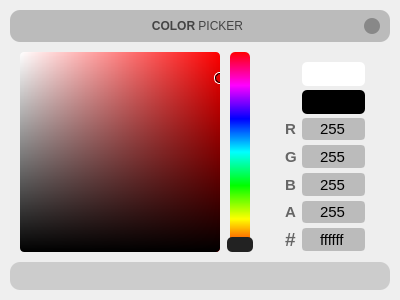
<?xml version="1.0" encoding="UTF-8"?>
<ui version="4.0">
 <class>ColorPicker</class>
 <widget class="QDialog" name="ColorPicker">
  <property name="geometry">
   <rect>
    <x>0</x>
    <y>0</y>
    <width>400</width>
    <height>300</height>
   </rect>
  </property>
  <property name="sizePolicy">
   <sizepolicy hsizetype="Preferred" vsizetype="Preferred">
    <horstretch>0</horstretch>
    <verstretch>0</verstretch>
   </sizepolicy>
  </property>
  <property name="minimumSize">
   <size>
    <width>400</width>
    <height>300</height>
   </size>
  </property>
  <property name="maximumSize">
   <size>
    <width>400</width>
    <height>300</height>
   </size>
  </property>
  <property name="windowTitle">
   <string>Form</string>
  </property>
  <property name="styleSheet">
   <string notr="true">QWidget{
	background-color: none;
}

/*  LINE EDIT */
QLineEdit{
	color: #000;
	background-color: #bbb;
	border: 2px solid #bbb;
	border-radius: 5px;
	selection-color: rgb(16, 16, 16);
	selection-background-color: rgb(221, 51, 34);
	font-family: Segoe UI;
	font-size: 11pt;
}
QLineEdit::focus{
	border-color: #444;
}

/* PUSH BUTTON */
QPushButton{
	border: 2px solid #777;
	border-radius: 5px;
	font-family: Segoe UI;
	font-size: 9pt;
	font-weight: bold;
	color: #333;
	width: 100px;
}
QPushButton:hover{
	border: 2px solid #777;
	color: #111;
	background-color: #777;
}
QPushButton:pressed{
	border: 2px solid #aaa;
	color: #222;
	background-color: #aaa;
}</string>
  </property>
  <layout class="QVBoxLayout" name="verticalLayout">
   <property name="spacing">
    <number>0</number>
   </property>
   <property name="leftMargin">
    <number>10</number>
   </property>
   <property name="topMargin">
    <number>10</number>
   </property>
   <property name="rightMargin">
    <number>10</number>
   </property>
   <property name="bottomMargin">
    <number>10</number>
   </property>
   <item>
    <widget class="QFrame" name="drop_shadow_frame">
     <property name="styleSheet">
      <string notr="true">QFrame{
background-color: #eee;
border-radius: 10px;
}</string>
     </property>
     <property name="frameShape">
      <enum>QFrame::StyledPanel</enum>
     </property>
     <property name="frameShadow">
      <enum>QFrame::Raised</enum>
     </property>
     <layout class="QVBoxLayout" name="verticalLayout_3">
      <property name="spacing">
       <number>10</number>
      </property>
      <property name="leftMargin">
       <number>0</number>
      </property>
      <property name="topMargin">
       <number>0</number>
      </property>
      <property name="rightMargin">
       <number>0</number>
      </property>
      <property name="bottomMargin">
       <number>0</number>
      </property>
      <item>
       <widget class="QFrame" name="title_bar">
        <property name="minimumSize">
         <size>
          <width>0</width>
          <height>32</height>
         </size>
        </property>
        <property name="styleSheet">
         <string notr="true">background-color: #bbb;</string>
        </property>
        <property name="frameShape">
         <enum>QFrame::StyledPanel</enum>
        </property>
        <property name="frameShadow">
         <enum>QFrame::Raised</enum>
        </property>
        <layout class="QHBoxLayout" name="horizontalLayout_2">
         <property name="spacing">
          <number>5</number>
         </property>
         <property name="leftMargin">
          <number>10</number>
         </property>
         <property name="topMargin">
          <number>0</number>
         </property>
         <property name="rightMargin">
          <number>10</number>
         </property>
         <property name="bottomMargin">
          <number>0</number>
         </property>
         <item>
          <spacer name="horizontalSpacer">
           <property name="orientation">
            <enum>Qt::Horizontal</enum>
           </property>
           <property name="sizeType">
            <enum>QSizePolicy::Fixed</enum>
           </property>
           <property name="sizeHint" stdset="0">
            <size>
             <width>16</width>
             <height>0</height>
            </size>
           </property>
          </spacer>
         </item>
         <item>
          <widget class="QLabel" name="window_title">
           <property name="sizePolicy">
            <sizepolicy hsizetype="Preferred" vsizetype="Preferred">
             <horstretch>0</horstretch>
             <verstretch>0</verstretch>
            </sizepolicy>
           </property>
           <property name="maximumSize">
            <size>
             <width>16777215</width>
             <height>16777215</height>
            </size>
           </property>
           <property name="styleSheet">
            <string notr="true">QLabel{
	color: #444;
	font-family: Segoe UI;
	font-size: 9pt;
}</string>
           </property>
           <property name="text">
            <string>&lt;strong&gt;COLOR&lt;/strong&gt; PICKER</string>
           </property>
           <property name="alignment">
            <set>Qt::AlignCenter</set>
           </property>
          </widget>
         </item>
         <item>
          <widget class="QPushButton" name="exit_btn">
           <property name="minimumSize">
            <size>
             <width>16</width>
             <height>16</height>
            </size>
           </property>
           <property name="maximumSize">
            <size>
             <width>16</width>
             <height>16</height>
            </size>
           </property>
           <property name="focusPolicy">
            <enum>Qt::NoFocus</enum>
           </property>
           <property name="styleSheet">
            <string notr="true">QPushButton{
	border: none;
	background-color: #888;
	border-radius: 8px
}
QPushButton:hover{
	background-color: #444;
}</string>
           </property>
           <property name="text">
            <string/>
           </property>
           <property name="icon">
            <iconset resource="img.qrc">
             <normaloff>:/img/exit.ico</normaloff>:/img/exit.ico</iconset>
           </property>
           <property name="iconSize">
            <size>
             <width>12</width>
             <height>12</height>
            </size>
           </property>
          </widget>
         </item>
        </layout>
       </widget>
      </item>
      <item>
       <widget class="QFrame" name="content_bar">
        <property name="layoutDirection">
         <enum>Qt::LeftToRight</enum>
        </property>
        <property name="styleSheet">
         <string notr="true">border-radius: 4px</string>
        </property>
        <property name="frameShape">
         <enum>QFrame::StyledPanel</enum>
        </property>
        <property name="frameShadow">
         <enum>QFrame::Raised</enum>
        </property>
        <layout class="QHBoxLayout" name="horizontalLayout">
         <property name="spacing">
          <number>10</number>
         </property>
         <property name="leftMargin">
          <number>10</number>
         </property>
         <property name="topMargin">
          <number>0</number>
         </property>
         <property name="rightMargin">
          <number>10</number>
         </property>
         <property name="bottomMargin">
          <number>0</number>
         </property>
         <item>
          <widget class="QFrame" name="color_view">
           <property name="minimumSize">
            <size>
             <width>200</width>
             <height>200</height>
            </size>
           </property>
           <property name="maximumSize">
            <size>
             <width>200</width>
             <height>200</height>
            </size>
           </property>
           <property name="styleSheet">
            <string notr="true">/* ALL CHANGES HERE WILL BE OVERWRITTEN */;
background-color: qlineargradient(x1:1, x2:0, stop:0 hsl(0%,100%,50%), stop:1 rgba(255, 255, 255, 255));

</string>
           </property>
           <property name="frameShape">
            <enum>QFrame::StyledPanel</enum>
           </property>
           <property name="frameShadow">
            <enum>QFrame::Raised</enum>
           </property>
           <layout class="QVBoxLayout" name="verticalLayout_2">
            <property name="spacing">
             <number>0</number>
            </property>
            <property name="leftMargin">
             <number>0</number>
            </property>
            <property name="topMargin">
             <number>0</number>
            </property>
            <property name="rightMargin">
             <number>0</number>
            </property>
            <property name="bottomMargin">
             <number>0</number>
            </property>
            <item>
             <widget class="QFrame" name="black_overlay">
              <property name="styleSheet">
               <string notr="true">background-color: qlineargradient(spread:pad, x1:0, y1:0, x2:0, y2:1, stop:0 rgba(0, 0, 0, 0), stop:1 rgba(0, 0, 0, 255));
border-radius: 4px;

</string>
              </property>
              <property name="frameShape">
               <enum>QFrame::StyledPanel</enum>
              </property>
              <property name="frameShadow">
               <enum>QFrame::Raised</enum>
              </property>
              <widget class="QFrame" name="selector">
               <property name="geometry">
                <rect>
                 <x>194</x>
                 <y>20</y>
                 <width>12</width>
                 <height>12</height>
                </rect>
               </property>
               <property name="minimumSize">
                <size>
                 <width>12</width>
                 <height>12</height>
                </size>
               </property>
               <property name="maximumSize">
                <size>
                 <width>12</width>
                 <height>12</height>
                </size>
               </property>
               <property name="styleSheet">
                <string notr="true">background-color:none;
border: 1px solid white;
border-radius: 5px;</string>
               </property>
               <property name="frameShape">
                <enum>QFrame::StyledPanel</enum>
               </property>
               <property name="frameShadow">
                <enum>QFrame::Raised</enum>
               </property>
               <widget class="QLabel" name="black_ring">
                <property name="geometry">
                 <rect>
                  <x>1</x>
                  <y>1</y>
                  <width>10</width>
                  <height>10</height>
                 </rect>
                </property>
                <property name="minimumSize">
                 <size>
                  <width>10</width>
                  <height>10</height>
                 </size>
                </property>
                <property name="maximumSize">
                 <size>
                  <width>10</width>
                  <height>10</height>
                 </size>
                </property>
                <property name="baseSize">
                 <size>
                  <width>10</width>
                  <height>10</height>
                 </size>
                </property>
                <property name="styleSheet">
                 <string notr="true">background-color: none;
border: 1px solid black;
border-radius: 5px;</string>
                </property>
                <property name="text">
                 <string/>
                </property>
               </widget>
              </widget>
             </widget>
            </item>
           </layout>
          </widget>
         </item>
         <item>
          <widget class="QFrame" name="frame_2">
           <property name="minimumSize">
            <size>
             <width>40</width>
             <height>0</height>
            </size>
           </property>
           <property name="styleSheet">
            <string notr="true"/>
           </property>
           <property name="frameShape">
            <enum>QFrame::StyledPanel</enum>
           </property>
           <property name="frameShadow">
            <enum>QFrame::Raised</enum>
           </property>
           <widget class="QFrame" name="hue_bg">
            <property name="geometry">
             <rect>
              <x>10</x>
              <y>0</y>
              <width>20</width>
              <height>200</height>
             </rect>
            </property>
            <property name="minimumSize">
             <size>
              <width>20</width>
              <height>200</height>
             </size>
            </property>
            <property name="styleSheet">
             <string notr="true">background-color: qlineargradient(spread:pad, x1:0, y1:1, x2:0, y2:0, stop:0 rgba(255, 0, 0, 255), stop:0.166 rgba(255, 255, 0, 255), stop:0.333 rgba(0, 255, 0, 255), stop:0.5 rgba(0, 255, 255, 255), stop:0.666 rgba(0, 0, 255, 255), stop:0.833 rgba(255, 0, 255, 255), stop:1 rgba(255, 0, 0, 255));
border-radius: 5px;</string>
            </property>
            <property name="frameShape">
             <enum>QFrame::StyledPanel</enum>
            </property>
            <property name="frameShadow">
             <enum>QFrame::Raised</enum>
            </property>
           </widget>
           <widget class="QLabel" name="hue_selector">
            <property name="geometry">
             <rect>
              <x>7</x>
              <y>185</y>
              <width>26</width>
              <height>15</height>
             </rect>
            </property>
            <property name="minimumSize">
             <size>
              <width>26</width>
              <height>0</height>
             </size>
            </property>
            <property name="styleSheet">
             <string notr="true">background-color: #222;
border-radius: 5px;</string>
            </property>
            <property name="text">
             <string/>
            </property>
           </widget>
           <widget class="QFrame" name="hue">
            <property name="geometry">
             <rect>
              <x>7</x>
              <y>0</y>
              <width>26</width>
              <height>200</height>
             </rect>
            </property>
            <property name="minimumSize">
             <size>
              <width>20</width>
              <height>200</height>
             </size>
            </property>
            <property name="styleSheet">
             <string notr="true">background-color: none;</string>
            </property>
            <property name="frameShape">
             <enum>QFrame::StyledPanel</enum>
            </property>
            <property name="frameShadow">
             <enum>QFrame::Raised</enum>
            </property>
           </widget>
          </widget>
         </item>
         <item>
          <widget class="QFrame" name="editfields">
           <property name="minimumSize">
            <size>
             <width>110</width>
             <height>200</height>
            </size>
           </property>
           <property name="maximumSize">
            <size>
             <width>120</width>
             <height>200</height>
            </size>
           </property>
           <property name="styleSheet">
            <string notr="true">QLabel{
	font-family: Segoe UI;
	font-weight: bold;
	font-size: 11pt;
	color: #666;
	border-radius: 5px;
}
</string>
           </property>
           <property name="frameShape">
            <enum>QFrame::StyledPanel</enum>
           </property>
           <property name="frameShadow">
            <enum>QFrame::Raised</enum>
           </property>
           <layout class="QFormLayout" name="formLayout">
            <property name="horizontalSpacing">
             <number>5</number>
            </property>
            <property name="verticalSpacing">
             <number>5</number>
            </property>
            <property name="leftMargin">
             <number>15</number>
            </property>
            <property name="topMargin">
             <number>10</number>
            </property>
            <property name="rightMargin">
             <number>15</number>
            </property>
            <property name="bottomMargin">
             <number>1</number>
            </property>
            <item row="0" column="1">
             <widget class="QLabel" name="color_vis">
              <property name="minimumSize">
               <size>
                <width>0</width>
                <height>24</height>
               </size>
              </property>
              <property name="styleSheet">
               <string notr="true">/* ALL CHANGES HERE WILL BE OVERWRITTEN */;
background-color: rgb(255, 255, 255);
</string>
              </property>
              <property name="text">
               <string/>
              </property>
             </widget>
            </item>
            <item row="1" column="1">
             <widget class="QLabel" name="lastcolor_vis">
              <property name="minimumSize">
               <size>
                <width>0</width>
                <height>24</height>
               </size>
              </property>
              <property name="styleSheet">
               <string notr="true">/* ALL CHANGES HERE WILL BE OVERWRITTEN */;
background-color: rgb(0, 0, 0);</string>
              </property>
              <property name="text">
               <string/>
              </property>
             </widget>
            </item>
            <item row="2" column="0">
             <widget class="QLabel" name="lbl_red">
              <property name="text">
               <string>R</string>
              </property>
              <property name="buddy">
               <cstring>red</cstring>
              </property>
             </widget>
            </item>
            <item row="2" column="1">
             <widget class="QLineEdit" name="red">
              <property name="text">
               <string>255</string>
              </property>
              <property name="alignment">
               <set>Qt::AlignCenter</set>
              </property>
              <property name="clearButtonEnabled">
               <bool>false</bool>
              </property>
             </widget>
            </item>
            <item row="3" column="0">
             <widget class="QLabel" name="lbl_green">
              <property name="text">
               <string>G</string>
              </property>
              <property name="buddy">
               <cstring>green</cstring>
              </property>
             </widget>
            </item>
            <item row="3" column="1">
             <widget class="QLineEdit" name="green">
              <property name="text">
               <string>255</string>
              </property>
              <property name="alignment">
               <set>Qt::AlignCenter</set>
              </property>
             </widget>
            </item>
            <item row="4" column="0">
             <widget class="QLabel" name="lbl_blue">
              <property name="text">
               <string>B</string>
              </property>
              <property name="buddy">
               <cstring>blue</cstring>
              </property>
             </widget>
            </item>
            <item row="4" column="1">
             <widget class="QLineEdit" name="blue">
              <property name="text">
               <string>255</string>
              </property>
              <property name="alignment">
               <set>Qt::AlignCenter</set>
              </property>
             </widget>
            </item>
            <item row="6" column="1">
             <widget class="QLineEdit" name="hex">
              <property name="text">
               <string>ffffff</string>
              </property>
              <property name="alignment">
               <set>Qt::AlignCenter</set>
              </property>
             </widget>
            </item>
            <item row="6" column="0">
             <widget class="QLabel" name="lbl_hex">
              <property name="styleSheet">
               <string notr="true">font-size: 14pt;</string>
              </property>
              <property name="text">
               <string>#</string>
              </property>
              <property name="buddy">
               <cstring>blue</cstring>
              </property>
             </widget>
            </item>
            <item row="5" column="1">
             <widget class="QLineEdit" name="alpha">
              <property name="text">
               <string>255</string>
              </property>
              <property name="alignment">
               <set>Qt::AlignCenter</set>
              </property>
             </widget>
            </item>
            <item row="5" column="0">
             <widget class="QLabel" name="lbl_alpha">
              <property name="text">
               <string>A</string>
              </property>
              <property name="buddy">
               <cstring>blue</cstring>
              </property>
             </widget>
            </item>
           </layout>
          </widget>
         </item>
        </layout>
       </widget>
      </item>
      <item>
       <widget class="QFrame" name="button_bar">
        <property name="sizePolicy">
         <sizepolicy hsizetype="Preferred" vsizetype="Expanding">
          <horstretch>0</horstretch>
          <verstretch>0</verstretch>
         </sizepolicy>
        </property>
        <property name="styleSheet">
         <string notr="true">QFrame{
background-color: #ccc;
padding: 5px
}
</string>
        </property>
        <property name="frameShape">
         <enum>QFrame::StyledPanel</enum>
        </property>
        <property name="frameShadow">
         <enum>QFrame::Raised</enum>
        </property>
        <layout class="QHBoxLayout" name="horizontalLayout_3">
         <property name="spacing">
          <number>10</number>
         </property>
         <property name="leftMargin">
          <number>100</number>
         </property>
         <property name="topMargin">
          <number>0</number>
         </property>
         <property name="rightMargin">
          <number>100</number>
         </property>
         <property name="bottomMargin">
          <number>0</number>
         </property>
        </layout>
       </widget>
      </item>
     </layout>
    </widget>
   </item>
  </layout>
 </widget>
 <layoutdefault spacing="5" margin="10"/>
 <tabstops>
  <tabstop>red</tabstop>
  <tabstop>green</tabstop>
  <tabstop>blue</tabstop>
 </tabstops>
 <resources>
  <include location="img.qrc"/>
 </resources>
 <connections/>
</ui>
